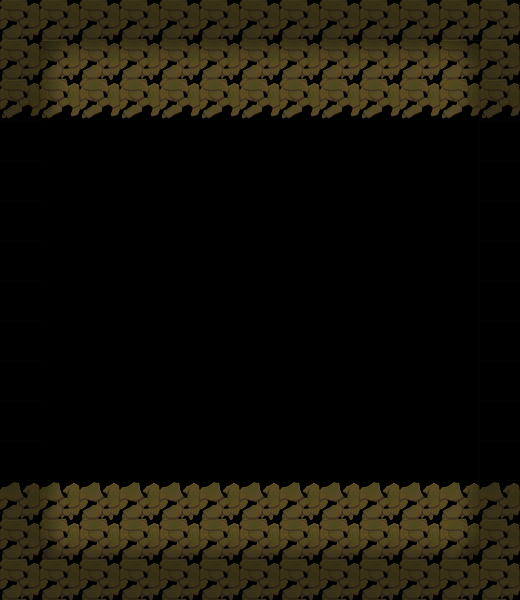

Tiled map render using the project's own tile images. Description and the map definition, with tile-layer contents summarised, below:
An orthogonal 13x15 tile map with 40x40 px tiles, 2 tile layers (块层 1, 块层 2).

<map version="1.0" orientation="orthogonal" width="13" height="15" tilewidth="40" tileheight="40">
 <tileset firstgid="1" name="mdmap_skin" tilewidth="40" tileheight="40">
  <image source="mdmap_skin.png" width="400" height="240" />
 </tileset>
 <layer name="块层 1" width="13" height="15">
  <data>[195 cells, 78 non-empty, 5 distinct tile ids]</data>
 </layer>
 <layer name="块层 2" width="13" height="15">
  <data>[195 cells, 96 non-empty, 9 distinct tile ids]</data>
 </layer>
</map>
